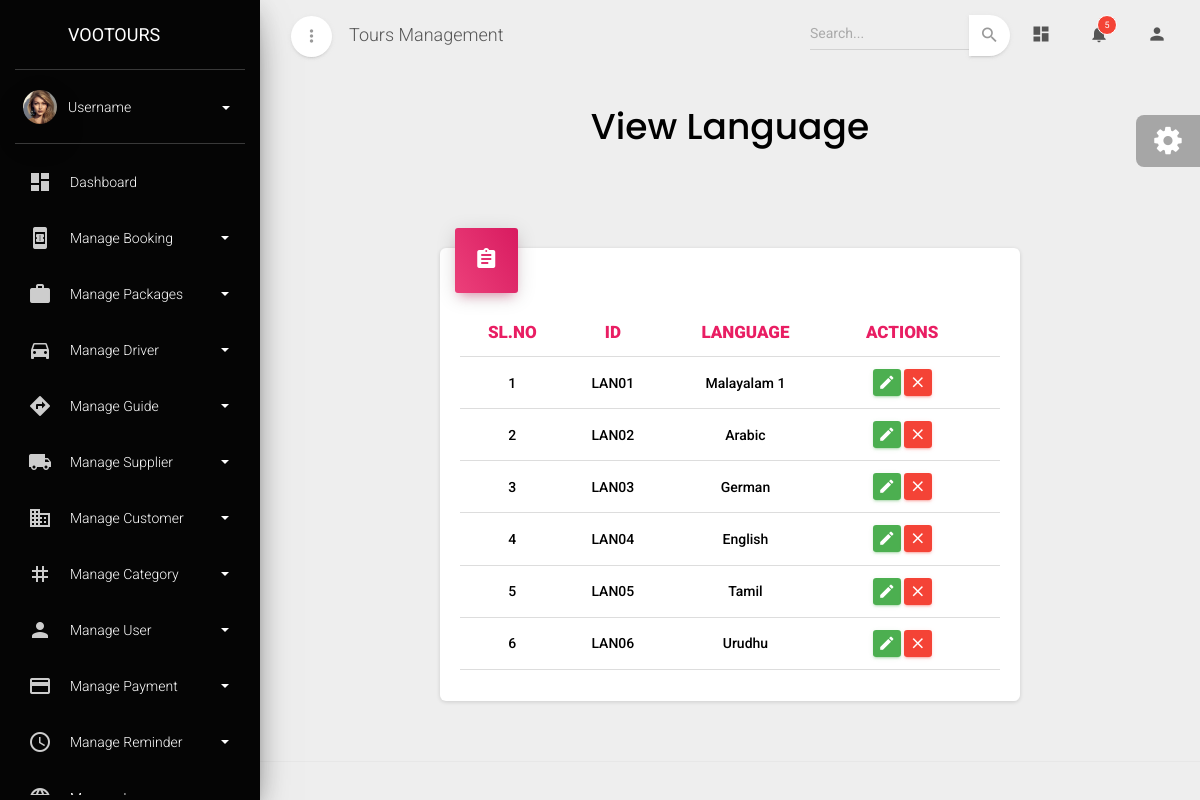
The page /viewlanguage on the database as committed earlier.
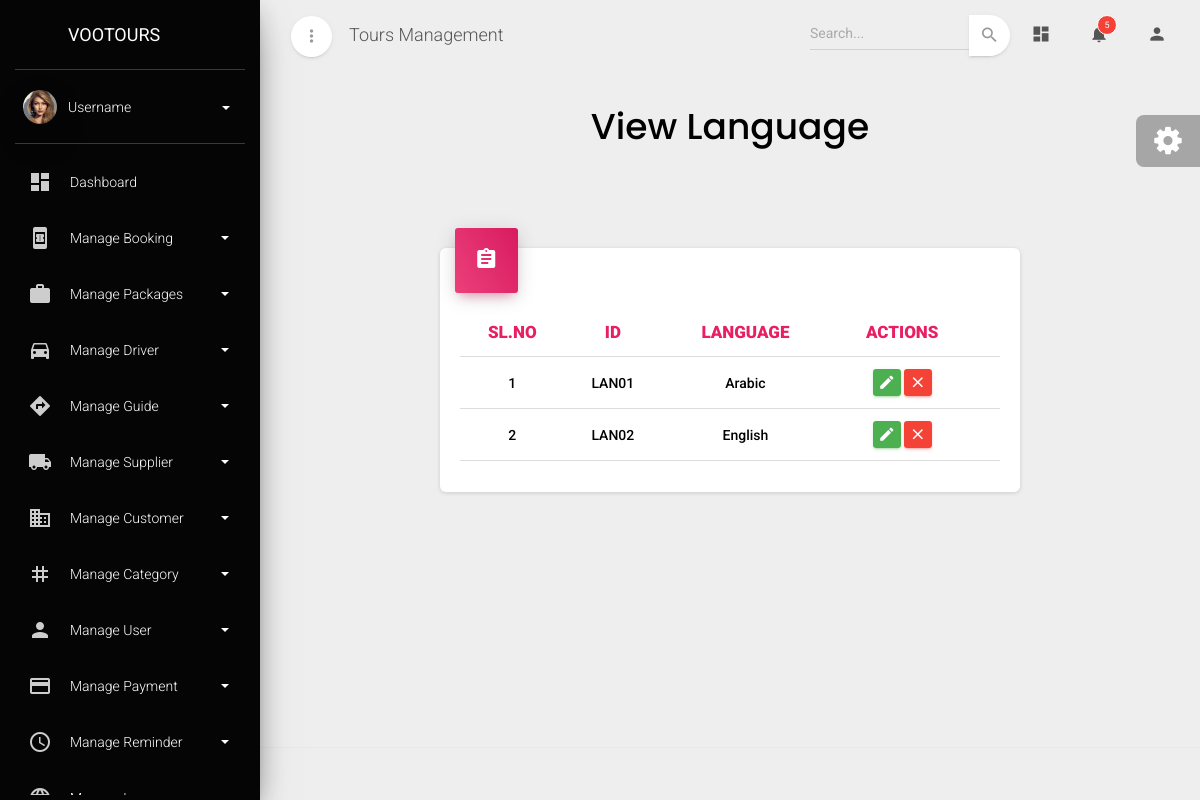
The same page on the database as committed later.
### admin_dashboard/models.py (models this page shows, shortened)
class Language(models.Model):
    language_id = models.CharField(max_length=10, primary_key=True, editable=False)
    language_name = models.CharField(max_length=100,unique=True)

### admin_dashboard/views.py (the view)
# urls.py: path('viewlanguage',View_language,name="viewlanguage"),
def View_language(request):
    data=Language.objects.all()
    return render(request,'view_language.html',{'data':data})

### admin_dashboard/templates/view_language.html (shortened to what this page needs)
{% extends "base.html" %}
{% block content %}
<div class="content">
  <div class="container-fluid">
    <div class="row text-center">
      <h2
        class="font-weight-bold"
        style="font-family: poppins, serif; color: #000"
      >
        View Language
      </h2>
    </div>
    <div class="row mt-2">
      <div class="mt-5">
        <div class="row" id="supplier-allocation-content">
          <div class="col-2"></div>
          <div class="col-lg-8 col-md-12 col-md-12">
            <div class="card">
              <div class="card-header card-header-rose card-header-icon">
                <div class="card-icon">
                  <i class="material-icons">assignment</i>
                </div>
              </div>
              <div class="card-body">
                <div class="table-responsive">
                  <table class="table">
                    <thead>
                      <tr>
                        <th class="text-center  text-rose" style="font-weight: 900;" >SL.NO</th>
                        <th class="text-center  text-rose" style="font-weight: 900;" >ID</th>
                        <th class="text-center  text-rose" style="font-weight: 900;" >LANGUAGE</th>
                        <th class="text-center  text-rose" style="font-weight: 900;" >ACTIONS</th>
                        <th class="text-center  text-rose" style="font-weight: 900;" ></th>
                      </tr>
                    </thead>
                    <tbody>
                      {% for i in data %}
                      <tr>
                        <tr>
                          <td class="text-center" style="font-weight: 500;">{{forloop.counter}}</td>
                          <td class="text-center text-capitalize" style="font-weight: 500;">{{i.language_id}}</td>
                          <td class="text-center text-capitalize" style="font-weight: 500;">{{i.language_name}}</td>
                          <td class="td-actions text-center">
                            <button type="button" rel="tooltip" class="btn btn-success" data-toggle="modal" data-target="#editModal{{i.language_id}}" onclick="openEditModal('{{i.language_id}}')"> <i class="material-icons">edit</i> </button>
                            <button type="button" rel="tooltip" class="btn btn-danger" data-toggle="modal" data-target="#deleteModal{{i.language_id}}" onclick="openDeleteModal('{{i.language_id}}')"> <i class="material-icons">close</i> </button>
                          </td>
                          <td class="text-center text-capitalize" style="font-weight: 500;"></td>
                      </tr>
                      {% endfor %}
                    </tbody>
                  </table>
                </div>
              </div>
            </div>
          </div>
          <div class="col-2"></div>
        </div>
      </div>
    </div>
  </div>
</div>
{% endblock content %}

Rows that differ between the two databases and show on the page:
removed Language: language_id "LAN03", language_name "German"
removed Language: language_id "LAN04", language_name "English"
removed Language: language_id "LAN05", language_name "Tamil"
removed Language: language_id "LAN06", language_name "Urudhu"
changed Language "LAN01": language_name "Malayalam 1" → "Arabic"
changed Language "LAN02": language_name "Arabic" → "English"
